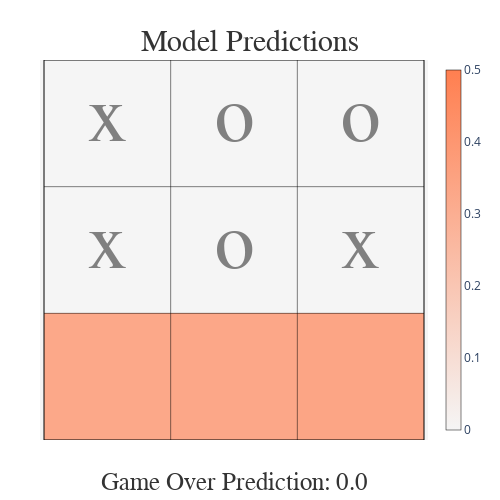

Notebook code cell kept with this figure:
### Code cell
fp.board_heatmap(preds[0, -2], example_game[1:-1], title="Model Predictions", color='#FF7F50')

### Figure 1 — Plotly figure (JSON) as saved in the notebook; plotly's stock layout.template omitted (floating-point values rounded to 4 significant figures)
{"data": [{"colorbar": {"len": 1, "outlinecolor": "black", "outlinewidth": 0.5, "thickness": 15, "title": {"side": "right"}}, "colorscale": [[0, "#F5F5F5"], [1, "#FF7F50"]], "type": "heatmap", "z": [[1.812e-05, 1.172e-16, 6.014e-18], [2.722e-05, 1.269e-17, 4.246e-05], [0.3275, 0.3317, 0.3407]], "zmax": 0.5, "zmin": 0}], "layout": {"annotations": [{"font": {"color": "#808080", "family": "Arial", "size": 80}, "showarrow": false, "text": "x", "x": 0, "xanchor": "center", "xref": "x", "y": -0.05, "yanchor": "middle", "yref": "y"}, {"font": {"color": "#808080", "family": "Arial", "size": 80}, "showarrow": false, "text": "x", "x": 0, "xanchor": "center", "xref": "x", "y": 0.95, "yanchor": "middle", "yref": "y"}, {"font": {"color": "#808080", "family": "Arial", "size": 80}, "showarrow": false, "text": "x", "x": 2, "xanchor": "center", "xref": "x", "y": 0.95, "yanchor": "middle", "yref": "y"}, {"font": {"color": "#808080", "family": "Arial", "size": 80}, "showarrow": false, "text": "o", "x": 1, "xanchor": "center", "xref": "x", "y": -0.05, "yanchor": "middle", "yref": "y"}, {"font": {"color": "#808080", "family": "Arial", "size": 80}, "showarrow": false, "text": "o", "x": 2, "xanchor": "center", "xref": "x", "y": -0.05, "yanchor": "middle", "yref": "y"}, {"font": {"color": "#808080", "family": "Arial", "size": 80}, "showarrow": false, "text": "o", "x": 1, "xanchor": "center", "xref": "x", "y": 0.95, "yanchor": "middle", "yref": "y"}, {"font": {"color": "#333333", "family": "Arial", "size": 25}, "showarrow": false, "text": "Game Over Prediction: 0.0", "x": 0.5, "xref": "paper", "y": -0.15, "yref": "paper"}], "height": 500, "margin": {"b": 60, "l": 40, "r": 40, "t": 60}, "plot_bgcolor": "#F5F5F5", "shapes": [{"line": {"color": "black", "width": 1}, "type": "line", "x0": -0.5, "x1": -0.5, "y0": -0.5, "y1": 2.5}, {"line": {"color": "black", "width": 1}, "type": "line", "x0": -0.5, "x1": 2.5, "y0": -0.5, "y1": -0.5}, {"line": {"color": "black", "width": 0.5}, "type": "line", "x0": 0.5, "x1": 0.5, "y0": -0.5, "y1": 2.5}, {"line": {"color": "black", "width": 0.5}, "type": "line", "x0": -0.5, "x1": 2.5, "y0": 0.5, "y1": 0.5}, {"line": {"color": "black", "width": 0.5}, "type": "line", "x0": 1.5, "x1": 1.5, "y0": -0.5, "y1": 2.5}, {"line": {"color": "black", "width": 0.5}, "type": "line", "x0": -0.5, "x1": 2.5, "y0": 1.5, "y1": 1.5}, {"line": {"color": "black", "width": 1}, "type": "line", "x0": 2.5, "x1": 2.5, "y0": -0.5, "y1": 2.5}, {"line": {"color": "black", "width": 1}, "type": "line", "x0": -0.5, "x1": 2.5, "y0": 2.5, "y1": 2.5}], "title": {"font": {"color": "#333333", "family": "Arial", "size": 30}, "text": "Model Predictions", "x": 0.5, "xanchor": "center", "yanchor": "top"}, "width": 500, "xaxis": {"range": [-0.5, 2.5], "scaleanchor": "y", "scaleratio": 1, "showgrid": false, "showline": false, "showticklabels": false, "zeroline": false}, "yaxis": {"range": [2.5, -0.5], "showgrid": false, "showline": false, "showticklabels": false, "zeroline": false}}}
